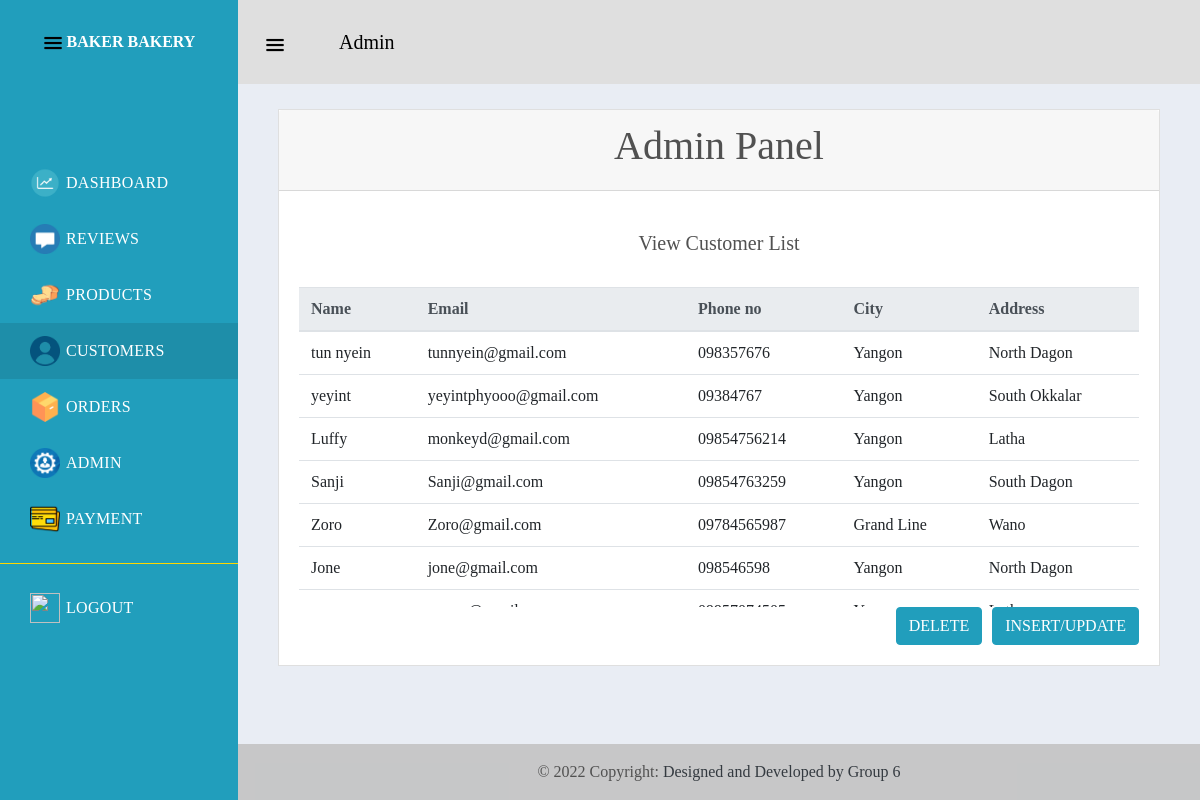
Screenshot of /customers.PHP with the database file from the repository.
### tables this page shows
CREATE TABLE `user` (
  `uid` int(100) NOT NULL,
  `uname` text NOT NULL,
  `uemail` text NOT NULL,
  `upassword` text NOT NULL,
  `uphone` text NOT NULL,
  `ucity` text NOT NULL,
  `utownship` text NOT NULL,
  `uaddress` text NOT NULL
);

### customers.PHP (the view, shortened to what this page needs)
<!DOCTYPE>
<html>
<head>
    <link rel="stylesheet" href="https://maxcdn.bootstrapcdn.com/bootstrap/4.4.1/css/bootstrap.min.css">
  <link rel="stylesheet" type="text/css" href="css files/admindashboard.css">
</head>
<body>
  <div class='dashboard'>
    <div class="dashboard-nav">
        <header><a href="#!" class="menu-toggle">
            <i>
            <img src="images/menu.png" style="width:20px; height: 20px;"></i>
                <span>BAKER BAKERY</span></a>
        </header>
        <nav class="dashboard-nav-list">
            <a href="admindashboard.php" class="dashboard-nav-item">
                <i><img src="images/dashboard.png" style="width:30px; height:30px"></i>
                DASHBOARD </a>
            <a href="admin_review.php" class="dashboard-nav-item">
                <i><img src="images/review.png" style="width:30px; height:30px"></i>
                 REVIEWS </a>
            <a href="products.php" class="dashboard-nav-item">
                <i class="fas fa-cogs">
                    <img src="images/product.png" style="width:30px; height:30px">
                </i> PRODUCTS </a>
            <a href="customers.php" class="dashboard-nav-item active"><i class="fas fa-user">
                <img src="images/customer.png" style="width:30px; height:30px">
            </i> CUSTOMERS </a>
            <a href="order.php" class="dashboard-nav-item"><i class="fas fa-user">
                <img src="images/order.png" style="width:30px; height:30px">
            </i> ORDERS </a>
            <a href="admin.php" class="dashboard-nav-item"><i class="fas fa-user">
                <img src="images/admin.png" style="width:30px; height:30px">
            </i> ADMIN </a>
            <a href="admin_payment.php" class="dashboard-nav-item"><i class="fas fa-user">
                <img src="images/payment.png" style="width:30px; height:30px">
            </i> PAYMENT </a>
            <div class="nav-item-divider"></div>
            <a href="index.php" class="dashboard-nav-item">
            <i>
                <img src="images/logout.png" style="width:30px; height:30px">
            </i> LOGOUT </a>
        </nav>
    </div>
    <div class='dashboard-app'>
        <header class='dashboard-toolbar'>
            <a href="#" class="menu-toggle">
            <img src="images/menu.png" style="width:20px; height: 20px;"> <span style="font-size: 20px; color: black; padding-left: 50px;">Admin</span>
            </a>
        </header>
        <div class='dashboard-content'>
            <div class='container'>
                <div class='card'>
                    <div class='card-header'>
                        <h1>Admin Panel</h1>
                    </div>
                    <div class='card-body'>
                        <div class="card-body text-center">
                            <h5 class="card-title m-b-0">View Customer List</h5>
                        </div>
                <div class="table-responsive">
                    <table class="table">
                        <thead class="thead-light">
                            <tr>
                                <th scope="col">Name</th>
                                <th scope="col">Email</th>
                                <th scope="col">Phone no</th>
                                <th scope="col">City</th>
                                <th scope="col">Address</th>
                            </tr>
                        </thead>
                        <tbody class="customtable">
                        <?php
                        include "connection.php";
                        $viewquery = "SELECT * from user";
                        foreach ($dbconnection->query($viewquery) as $row) {
                            $name = $row['uname'];
                            $email = $row['uemail'];
                            $phone = $row['uphone'];
                            $city = $row['ucity'];
                            $address = $row['uaddress'];
                            echo"<tr>";
                            echo"<td> $name </td>";
                            echo"<td> $email </td>";
                            echo"<td> $phone </td>";
                            echo"<td> $city </td>";
                            echo"<td> $address </td>";
                            echo" </tr>";
                        }
                        ?>
                        </tbody>
                    </table>
                </div>
                        <button class="btn"  data-title="Modify" data-toggle="modal" data-target="#modify" onclick="location.href='customermod.php';">INSERT/UPDATE</button>
                        <button class="btn "  data-title="Delete" data-toggle="modal" data-target="#delete" onclick="location.href='customerdelete.php';"> DELETE</button>
                    </div>
                </div>
            </div>
        </div>
        <footer class="bg-light text-center text-lg-start">
            <div class="text-center p-3" style="background-color: rgba(0, 0, 0, 0.2);">
              © 2022 Copyright:
              <a class="text-dark" href="https://mdbootstrap.com/">Designed and Developed by Group 6</a>
            </div>
        </footer>
    </div>
</div>
</body>
</html>

### css files/admindashboard.css (style rules this page uses)
body { margin: 0; font-family: "Times New Roman", Times, serif; font-size: 1rem; font-weight: 400; line-height: 1.5; color: #515151; text-align: left; background-color: #e9edf4; }
.card { position: relative; display: -webkit-box; display: -webkit-flex; display: -ms-flexbox; display: flex; -webkit-box-orient: vertical; -webkit-box-direction: normal; -webkit-flex-direction: column; -ms-flex-direction: column; flex-direction: column; min-width: 0; word-wrap: break-word; background-color: #fff; background-clip: border-box; border: 1px solid rgba(0, 0, 0, 0.125); border-radius: 0; }
.card-body { -webkit-box-flex: 1; -webkit-flex: 1 1 auto; -ms-flex: 1 1 auto; flex: 1 1 auto; padding: 1.25rem; }
.card-header { padding: 0.75rem 1.25rem; margin-bottom: 0; background-color: rgba(0, 0, 0, 0.03); border-bottom: 1px solid rgba(0, 0, 0, 0.125); text-align: center; }
.dashboard { display: -webkit-box; display: -webkit-flex; display: -ms-flexbox; display: flex; min-height: 100vh; }
.dashboard-app { display: -webkit-box; display: -webkit-flex; display: -ms-flexbox; display: flex; -webkit-box-orient: vertical; -webkit-box-direction: normal; -webkit-flex-direction: column; -ms-flex-direction: column; flex-direction: column; -webkit-box-flex: 2; -webkit-flex-grow: 2; -ms-flex-positive: 2; flex-grow: 2; margin-top: 84px; }
.dashboard-content { -webkit-box-flex: 2; -webkit-flex-grow: 2; -ms-flex-positive: 2; flex-grow: 2; padding: 25px; }
.dashboard-nav { min-width: 238px; position: fixed; left: 0; top: 0; bottom: 0; overflow: auto; background-color: #219ebc !important; }
.dashboard-nav header { min-height: 84px; padding: 8px 27px; display: -webkit-box; display: -webkit-flex; display: -ms-flexbox; display: flex; -webkit-box-pack: center; -webkit-justify-content: center; -ms-flex-pack: center; justify-content: center; -webkit-box-align: center; -webkit-align-items: center; -ms-flex-align: center; align-items: center; }
.dashboard-nav span { color: white; font-weight: bold; }
.dashboard-nav a { color: #515151; }
.dashboard-nav { background-color: #443ea2; }
.dashboard-nav a { color: #fff; }
.dashboard-nav-list { padding-top: 30%; display: -webkit-box; display: -webkit-flex; display: -ms-flexbox; display: flex; -webkit-box-orient: vertical; -webkit-box-direction: normal; -webkit-flex-direction: column; -ms-flex-direction: column; flex-direction: column; }
.dashboard-nav-item { min-height: 56px; padding: 8px 20px 8px 70px; display: -webkit-box; display: -webkit-flex; display: -ms-flexbox; display: flex; -webkit-box-align: center; -webkit-align-items: center; -ms-flex-align: center; align-items: center; letter-spacing: 0.02em; transition: ease-out 0.5s; }
.dashboard-nav-item i { width: 36px; font-size: 19px; margin-left: -40px; }
.active { background: rgba(0, 0, 0, 0.1); }
.dashboard-toolbar { min-height: 84px; background-color: #dfdfdf; display: -webkit-box; display: -webkit-flex; display: -ms-flexbox; display: flex; -webkit-box-align: center; -webkit-align-items: center; -ms-flex-align: center; align-items: center; padding: 8px 27px; position: fixed; top: 0; right: 0; left: 0; z-index: 1000; }
.nav-item-divider { height: 1px; margin: 1rem 0; overflow: hidden; background-color: gold; }
.dashboard-toolbar a { text-decoration: none; }
@media (min-width: 992px) { .dashboard-app { margin-left: 238px; } }
@media (min-width: 992px) { .dashboard-toolbar { left: 238px; } }
.table-responsive { height: 320px !important; }
.thead-light { background-color: rgba(0, 0, 0, 0.03); }
.btn { float: right; margin-left: 10px; background-color:#219ebc; border-color:#219ebc; color: white; }

### rows the page displays
user: uname "tun nyein", uemail "tunnyein@gmail.com", uphone "098357676", ucity "Yangon", uaddress "North Dagon"
user: uname "yeyint", uemail "yeyintphyooo@gmail.com", uphone "09384767", ucity "Yangon", uaddress "South Okkalar"
user: uname "Luffy", uemail "monkeyd@gmail.com", uphone "09854756214", ucity "Yangon", uaddress "Latha"
user: uname "Sanji", uemail "Sanji@gmail.com", uphone "09854763259", ucity "Yangon", uaddress "South Dagon"
user: uname "Zoro", uemail "Zoro@gmail.com", uphone "09784565987", ucity "Grand Line", uaddress "Wano"
user: uname "Jone", uemail "jone@gmail.com", uphone "098546598", ucity "Yangon", uaddress "North Dagon"
